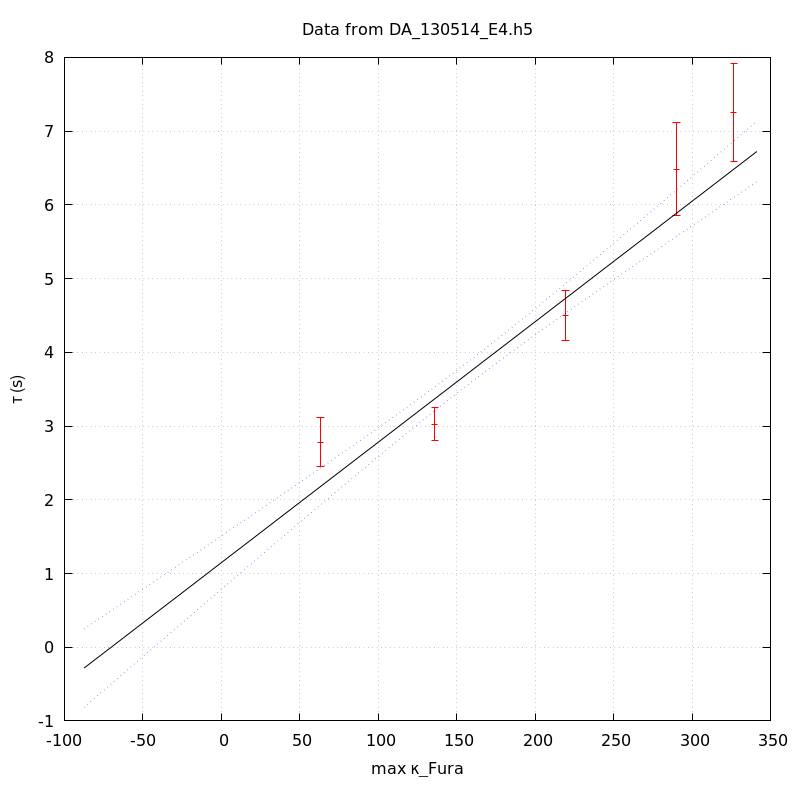

Recreate this plot in gnuplot.
unset key
set grid
set ylabel 'τ (s)'
set xlabel 'max κ_Fura' noenhanced
set title 'Data from DA_130514_E4.h5' noenhanced
set xrange [-1000<*:*]
plot 'DA_130514_E4_aba_tau_vs_max_kappa' index 0 using 1:2:(1.96*$3) linecolor rgb 'red' with yerrorbars,\
'' index 1 using 1:2 with lines linecolor rgb 'black',\
'' index 1 using 1:3 with lines linecolor rgb 'blue' lt 'dotted',\
'' index 1 using 1:4 with lines linecolor rgb 'blue' lt 'dotted'
